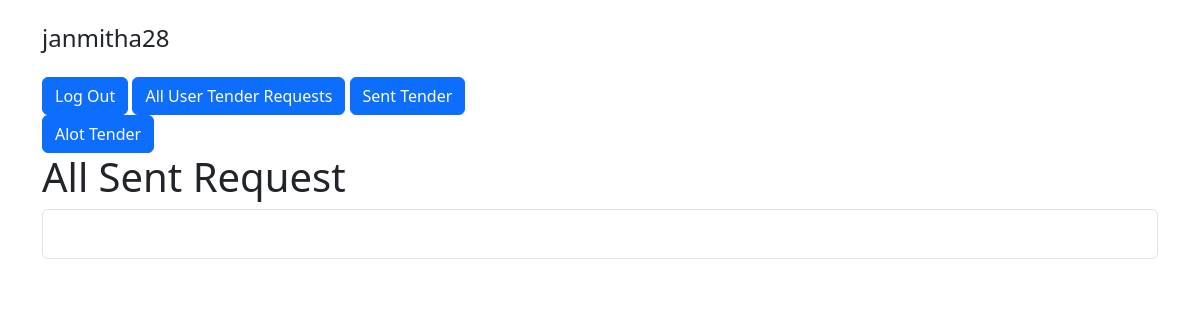
Page /sent-tenders/index.php (signed in) on the earlier database version.
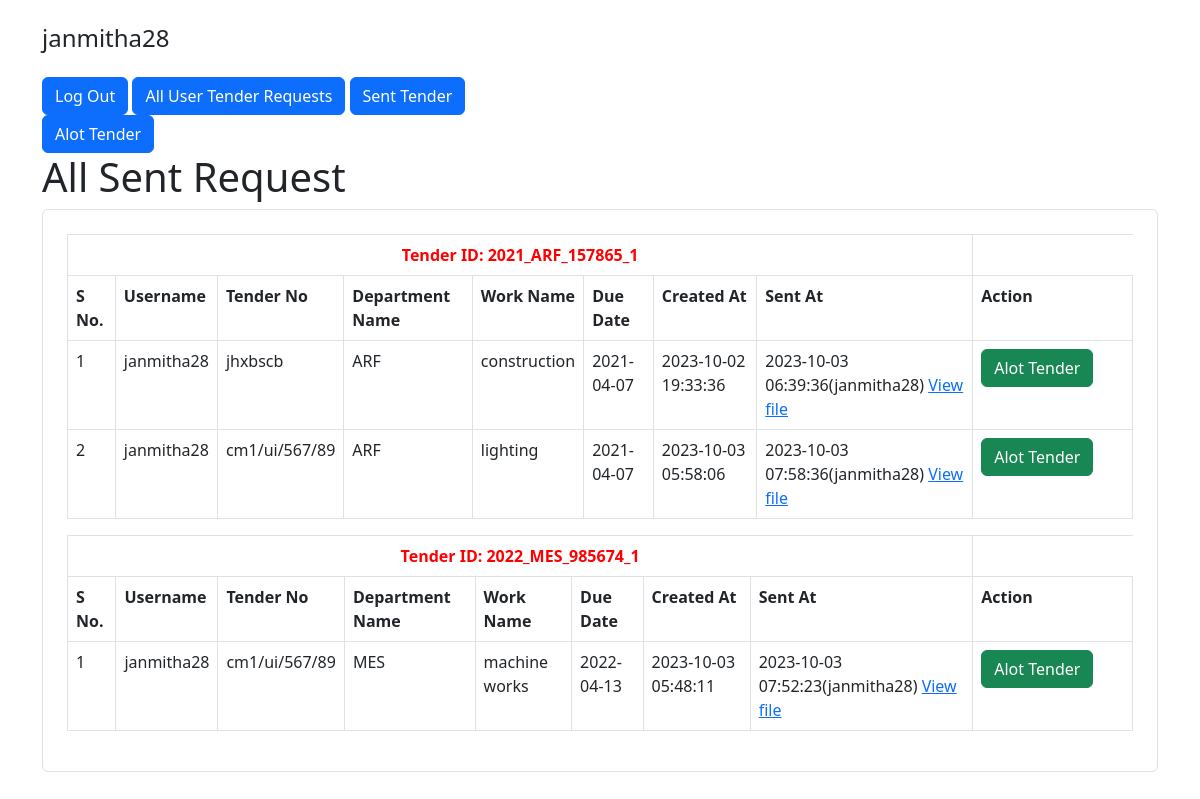
Same page on the later database version.
### tables this page shows
CREATE TABLE `user_tender_requests` (
  `id` int(11) NOT NULL,
  `user_id` int(11) NOT NULL,
  `tender_id` int(11) NOT NULL,
  `created_at` timestamp NOT NULL DEFAULT current_timestamp(),
  `status` varchar(15) NOT NULL,
  `tender_no` varchar(20) DEFAULT NULL,
  `name_of_work` varchar(255) DEFAULT NULL,
  `file_name` varchar(40) DEFAULT NULL,
  `reference_code` varchar(20) DEFAULT NULL,
  `section_id` varchar(20) NOT NULL,
  `sent_at` datetime DEFAULT NULL,
  `edit_user_id` int(11) DEFAULT NULL,
  `allotted_at` datetime DEFAULT NULL,
  `updated_at` datetime DEFAULT current_timestamp() ON UPDATE current_timestamp()
);

CREATE TABLE `users` (
  `id` int(11) NOT NULL,
  `username` varchar(30) NOT NULL,
  `email` varchar(50) NOT NULL,
  `password` varchar(255) NOT NULL,
  `created_at` datetime NOT NULL DEFAULT current_timestamp()
);

CREATE TABLE `department` (
  `id` int(11) NOT NULL,
  `name` varchar(255) DEFAULT NULL
);

CREATE TABLE `tenders` (
  `id` int(11) NOT NULL,
  `due_date` date DEFAULT NULL,
  `tenderID` varchar(255) DEFAULT NULL,
  `department_id` int(11) DEFAULT NULL
);

### sent-tenders/index.php (the view, shortened to what this page needs)
<?php
require_once "../config.php";
$query = "SELECT users.username, department.name as departmentName, tenders.tenderID, tenders.due_date, user_tender_requests.created_at,
user_tender_requests.id, user_tender_requests.tender_No, user_tender_requests.file_name, user_tender_requests.name_of_work,
user_tender_requests.sent_at, user_tender_requests.id FROM `user_tender_requests` inner join `users` on
user_tender_requests.user_id= users.id inner join `tenders` on user_tender_requests.tender_id = tenders.id inner join `department` on
tenders.department_id = department.id where user_tender_requests.status= 'Sent';";
$data = [];
$result = $link->query($query);
while ($row = $result->fetch_assoc()) {
    $data[$row['tenderID']][] = $row;
}
?>
<!DOCTYPE html>
<html lang="en">
<head>
    <link rel="stylesheet" href="../style.css">
    <link href="https://cdn.jsdelivr.net/npm/bootstrap@5.2.0-beta1/dist/css/bootstrap.min.css" rel="stylesheet">
</head>
<body>
    <div class="container">
        <div class="col-lg-5 text-left">
            <h4 class="my-4"><?= htmlspecialchars($_SESSION["username"]); ?></h4>
            <a href="./logout.php" class="btn btn-primary">Log Out</a>
            <a href="../tender-requests/" class="btn btn-primary">All User Tender Requests</a>
            <a href="../sent-tenders/" class="btn btn-primary">Sent Tender</a>
            <a href="../alot-tenders/" class="btn btn-primary">Alot Tender</a>
        </div>
        <div class="row justify-content-center">
            <div class="col-lg-12">
                <h1>All Sent Request</h1>
                <div class="form-wrap border rounded p-4">
                    <?php
                    if(count($data)>0){ foreach ($data  as $key => $values) { ?>
                        <table class="table table-bordered">
                            <thead>
                                <tr>
                                    <th colspan="8" class="text-center tenderID"> Tender ID: <?= $key ?></th>
                                </tr>
                            </thead>
                            <tbody>
                                <tr class="header">
                                    <td>S No.</td>
                                    <td>Username</td>
                                    <td>Tender No</td>
                                    <td>Department Name</td>
                                    <td>Work Name</td>
                                    <td>Due Date</td>
                                    <td>Created At</td>
                                    <td>Sent At</td>
                                    <td>Action</td>
                                </tr>
                                <?php
                                $counter=1;
                                foreach ($values as $itemKey => $item) { ?>
                                    <tr>
                                        <td><?php echo $counter ?></td>
                                        <td><?php echo $values[$itemKey]["username"] ?></td>
                                        <td><?php echo $values[$itemKey]["tender_No"] ?></td>
                                        <td><?php echo $values[$itemKey]['departmentName'] ?></td>
                                        <td><?php echo $values[$itemKey]['name_of_work'] ?></td>
                                        <td><?php echo $values[$itemKey]['due_date'] ?></td>
                                        <td><?php echo $values[$itemKey]['created_at'] ?></td>
                                        <td><?php echo $values[$itemKey]['sent_at']."(". $values[$itemKey]["username"] .")"?>
                                        <a href="../uploadedFiles/<?php  echo $values[$itemKey]['file_name'] ?>" target="_blank">View file</a></td>
                                        <td width="15%">
                                            <a href="./alot-tender.php?id=<?php echo $values[$itemKey]["id"];?>" class="btn btn-success"> <i class="fa fa-edit"></i> Alot Tender</a>
                                        </td>
                                    </tr>
                                <?php $counter++; }  ?>
                            </tbody>
                        </table>
                    <?php } }else{
                       echo  "<th colspan='8' class='text-center tenderID>No data Found </th>";
                    } ?>
                </div>
            </div>
        </div>
    </div>
</body>
</html>

### style.css (style rules this page uses)
.header { font-weight:bold; }
.tenderID { color:red; }

Differences in the rows shown:
added user_tender_requests: user.username "janmitha28", tender_no "jhxbscb", department.name "ARF", name_of_work "construction", tender.due_date "2021-04-07", created_at "2023-10-02 19:33:36", sent_at "2023-10-03 06:39:36", shown under "2021_ARF_157865_1"
added user_tender_requests: user.username "janmitha28", tender_no "cm1/ui/567/89", department.name "ARF", name_of_work "lighting", tender.due_date "2021-04-07", created_at "2023-10-03 05:58:06", sent_at "2023-10-03 07:58:36", shown under "2021_ARF_157865_1"
added user_tender_requests: user.username "janmitha28", tender_no "cm1/ui/567/89", department.name "MES", name_of_work "machine works", tender.due_date "2022-04-13", created_at "2023-10-03 05:48:11", sent_at "2023-10-03 07:52:23", shown under "2022_MES_985674_1"
Other differences:
new list line: "Tender ID: 2021_ARF_157865_1 S No. Username Tender No Department Name Work Name Due Date Created At Sent At Action"
new list line: "Tender ID: 2022_MES_985674_1 S No. Username Tender No Department Name Work Name Due Date Created At Sent At Action"
